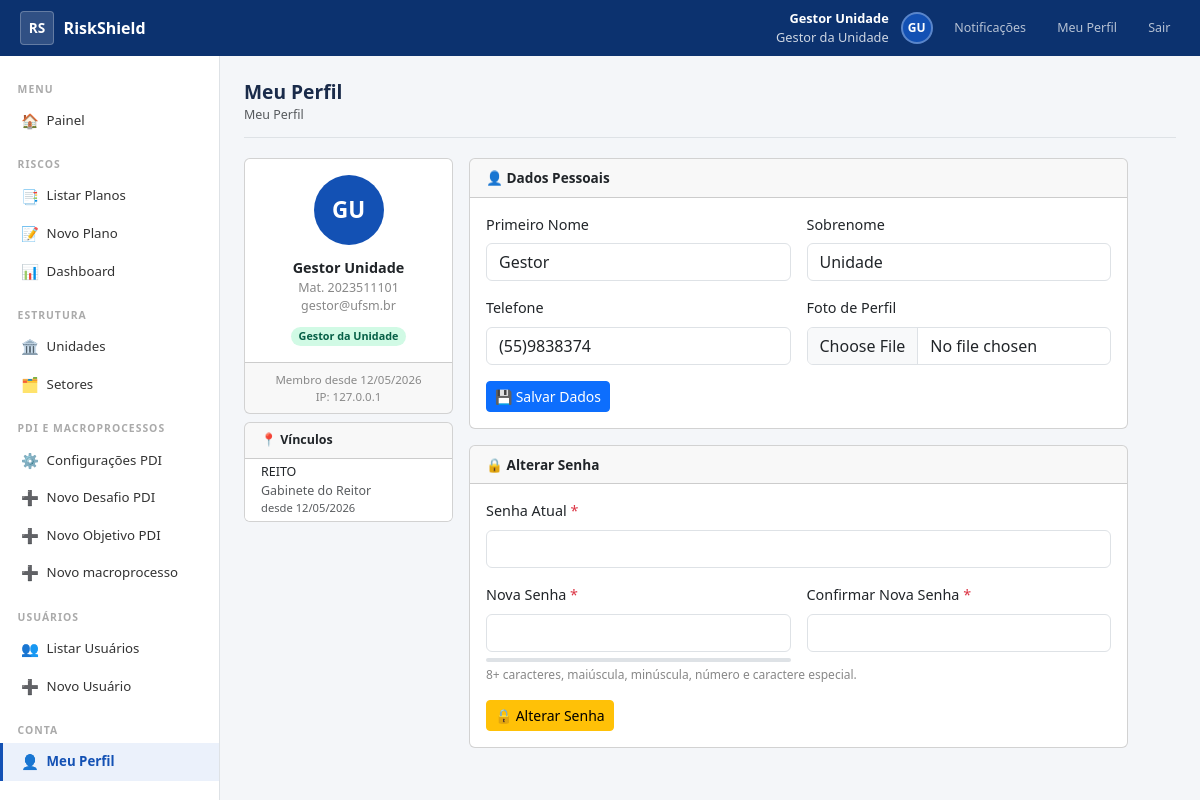
Page /meu-perfil/ (signed in) on the committed database.
### accounts/models.py (models this page shows, shortened)
class Usuario(AbstractBaseUser, PermissionsMixin):
    primeiro_nome = models.CharField('Primeiro Nome', max_length=80)
    sobrenome = models.CharField('Sobrenome', max_length=100)
    matricula = models.CharField('Matrícula', max_length=20, unique=True, db_index=True)
    email = models.EmailField('E-mail Institucional', unique=True, db_index=True)
    foto = models.ImageField('Foto', upload_to='fotos/', blank=True, null=True)
    telefone = models.CharField('Telefone Institucional', max_length=20, blank=True)
    cargo = models.CharField('Cargo / Função', max_length=120, blank=True)
    perfil = models.CharField(
        'Perfil',
        max_length=20,
        choices=Perfil.choices,
        default=Perfil.SERVIDOR,
        db_index=True,
    )
    ativo = models.BooleanField('Ativo', default=True, db_index=True)
    conta_ativada = models.BooleanField('Conta Ativada', default=False)
    is_staff = models.BooleanField('Acesso Admin Django', default=False)
    criado_em = models.DateTimeField('Criado em',    auto_now_add=True)
    atualizado_em = models.DateTimeField('Atualizado em', auto_now=True)
    deleted_at = models.DateTimeField('Excluído em',  null=True, blank=True, db_index=True)
    criado_por = models.ForeignKey(
        'self', on_delete=models.SET_NULL,
        null=True, blank=True,
        related_name='usuarios_criados',
        verbose_name='Criado por',
    )
    ultimo_login_ip = models.GenericIPAddressField('IP do Último Login', null=True, blank=True)
    history = HistoricalRecords(
        history_change_reason_field=models.TextField(null=True),
        excluded_fields=['last_login', 'ultimo_login_ip'],
    )
    objects = UsuarioManager()
    USERNAME_FIELD  = 'matricula'
    REQUIRED_FIELDS = ['email', 'primeiro_nome', 'sobrenome']
    class Meta:
        verbose_name = 'Usuário'
        verbose_name_plural  = 'Usuários'
        ordering = ['primeiro_nome', 'sobrenome']
    def get_nome_completo(self):
        return f'{self.primeiro_nome} {self.sobrenome}'.strip()
    def get_iniciais(self):
        partes = self.get_nome_completo().split()
        if len(partes) >= 2:
            return f'{partes[0][0]}{partes[-1][0]}'.upper()
        return self.matricula[:2].upper()
    @property
    def is_admin(self):
        return self.perfil == Perfil.ADMIN
    @property
    def is_gestor_unidade(self):
        return self.perfil == Perfil.GESTOR_UNIDADE
    @property
    def is_servidor(self):
        return self.perfil == Perfil.SERVIDOR
    @property
    def pode_criar_usuario(self):
        return self.perfil in (Perfil.ADMIN, Perfil.GESTOR_UNIDADE)
    @property
    def pode_gerenciar_usuarios(self):
        return self.perfil in (Perfil.ADMIN, Perfil.GESTOR_UNIDADE, Perfil.GESTOR_SETOR)
    @property
    def pode_ver_logs(self):
        return self.perfil == Perfil.ADMIN
    def get_setores_ativos(self):
        return self.usuario_setores.filter(ativo=True).select_related('setor__unidade')

### organizacional/models.py (models this page shows, shortened)
class UsuarioSetor(models.Model):
    usuario     = models.ForeignKey(
        settings.AUTH_USER_MODEL,
        on_delete=models.PROTECT,
        related_name='usuario_setores',
        verbose_name='Usuário',
    )
    setor       = models.ForeignKey(
        Setor,
        on_delete=models.PROTECT,
        related_name='membros',
        verbose_name='Setor',
    )
    data_inicio = models.DateField('Data de Início', default=timezone.localdate)
    data_fim    = models.DateField('Data de Fim', null=True, blank=True)
    ativo       = models.BooleanField('Ativo', default=True, db_index=True)
    criado_por  = models.ForeignKey(
        settings.AUTH_USER_MODEL,
        on_delete=models.SET_NULL,
        null=True, blank=True,
        related_name='vinculos_criados',
        verbose_name='Criado por',
    )
    criado_em   = models.DateTimeField('Criado em', auto_now_add=True)
    history     = HistoricalRecords()
    class Meta:  # pylint: disable=too-few-public-methods
        verbose_name         = 'Vínculo Usuário–Setor'
        verbose_name_plural  = 'Vínculos Usuário–Setor'
        ordering             = ['-ativo', '-data_inicio']

class Setor(models.Model):
    unidade    = models.ForeignKey(Unidade, on_delete=models.PROTECT, related_name='setores')
    nome       = models.CharField('Nome', max_length=200)
    sigla      = models.CharField('Sigla', max_length=20, blank=True)
    ativo      = models.BooleanField('Ativo', default=True)
    deleted_at = models.DateTimeField('Excluído em', null=True, blank=True)
    criado_em  = models.DateTimeField('Criado em', auto_now_add=True)
    history    = HistoricalRecords()
    class Meta:  # pylint: disable=too-few-public-methods
        verbose_name         = 'Setor / Subunidade'
        verbose_name_plural  = 'Setores / Subunidades'
        ordering             = ['unidade__nome', 'nome']

class Unidade(models.Model):
    TIPO_CHOICES = [
        ('REITORIA',     'Reitoria'),
        ('PRO_REITORIA', 'Pró-Reitoria'),
        ('CENTRO',       'Centro de Ensino'),
        ('ORGAO',        'Órgão Suplementar'),
        ('CAMPUS',       'Campus'),
    ]
    nome       = models.CharField('Nome', max_length=200)
    sigla      = models.CharField('Sigla', max_length=20, blank=True)
    tipo       = models.CharField('Tipo', max_length=20, choices=TIPO_CHOICES)
    ativo      = models.BooleanField('Ativo', default=True)
    deleted_at = models.DateTimeField('Excluído em', null=True, blank=True)
    criado_em  = models.DateTimeField('Criado em', auto_now_add=True)
    history    = HistoricalRecords()
    class Meta:  # pylint: disable=too-few-public-methods
        verbose_name         = 'Unidade'
        verbose_name_plural  = 'Unidades'
        ordering             = ['nome']

### accounts/views.py (the view, shortened to what this page needs)
# urls.py: path('meu-perfil/',                               views.view_meu_perfil,       name='meu_perfil'),
@login_required
def view_meu_perfil(request):
    u           = request.user
    form_perfil = MeuPerfilForm(request.POST or None, request.FILES or None,
                                instance=u, prefix='perfil')
    form_senha  = AlterarSenhaForm(request.POST or None, usuario=u, prefix='senha')
    return render(request, 'accounts/meu_perfil.html', {
        'usuario': u, 'form_perfil': form_perfil,
        'form_senha': form_senha, 'setores': u.get_setores_ativos(),
    })

### templates/accounts/meu_perfil.html (shortened to what this page needs)
{% extends 'base_sistema.html' %}
{% block content %}
<div class="page-header">
  <h1>Meu Perfil</h1>
  <ol class="breadcrumb mb-0"><li class="breadcrumb-item active">Meu Perfil</li></ol>
</div>
<div class="row g-3" style="max-width:900px;">
  <div class="col-md-3">
    <div class="card text-center">
      <div class="card-body p-3">
        <div style="width:70px;height:70px;border-radius:50%;background:#1351B4;display:flex;align-items:center;justify-content:center;color:#fff;font-size:1.4rem;font-weight:700;margin:0 auto .75rem;overflow:hidden;">
          {% if usuario.foto %}<img src="{{ usuario.foto.url }}" style="width:100%;height:100%;object-fit:cover;">
          {% else %}{{ usuario.get_iniciais }}{% endif %}
        </div>
        <div style="font-weight:700;">{{ usuario.get_nome_completo }}</div>
        <div style="font-size:.78rem;color:#888;">Mat. {{ usuario.matricula }}</div>
        <div style="font-size:.78rem;color:#888;">{{ usuario.email }}</div>
        <div class="mt-2">
          <span class="badge badge-{% if usuario.is_admin %}admin{% elif usuario.is_gestor_unidade %}gu{% elif usuario.is_gestor_setor %}gs{% else %}serv{% endif %} rounded-pill px-2">
            {{ usuario.get_perfil_display }}
          </span>
        </div>
      </div>
      <div class="card-footer p-2" style="font-size:.72rem;color:#888;">
        Membro desde {{ usuario.criado_em|date:"d/m/Y" }}<br>
        {% if usuario.ultimo_login_ip %}IP: {{ usuario.ultimo_login_ip }}{% endif %}
      </div>
    </div>
    {% if setores %}
    <div class="card mt-2">
      <div class="card-header py-2" style="font-size:.78rem;font-weight:700;">📍 Vínculos</div>
      <ul class="list-group list-group-flush">
        {% for vs in setores %}
        <li class="list-group-item py-1" style="font-size:.78rem;">
          <div>{{ vs.setor.unidade.sigla|default:vs.setor.unidade.nome }}</div>
          <div class="text-muted">{{ vs.setor.nome }}</div>
          <div class="text-muted" style="font-size:.7rem;">desde {{ vs.data_inicio|date:"d/m/Y" }}</div>
        </li>
        {% endfor %}
      </ul>
    </div>
    {% endif %}
  </div>
  <div class="col-md-9">
    <div class="card mb-3">
      <div class="card-header py-2"><strong style="font-size:.85rem;">👤 Dados Pessoais</strong></div>
      <div class="card-body">
        <form method="post" enctype="multipart/form-data" novalidate>
          <div class="row g-3">
            <div class="col-sm-6">
              <label class="form-label">Primeiro Nome</label>
              <input type="text" name="perfil-primeiro_nome" class="form-control {% if form_perfil.primeiro_nome.errors %}is-invalid{% endif %}"
                     value="{{ form_perfil.primeiro_nome.value|default:usuario.primeiro_nome }}">
            </div>
            <div class="col-sm-6">
              <label class="form-label">Sobrenome</label>
              <input type="text" name="perfil-sobrenome" class="form-control {% if form_perfil.sobrenome.errors %}is-invalid{% endif %}"
                     value="{{ form_perfil.sobrenome.value|default:usuario.sobrenome }}">
            </div>
            <div class="col-sm-6">
              <label class="form-label">Telefone</label>
              <input type="text" name="perfil-telefone" class="form-control"
                     value="{{ form_perfil.telefone.value|default:usuario.telefone }}" placeholder="(55) 3220-0000">
            </div>
            <div class="col-sm-6">
              <label class="form-label">Foto de Perfil</label>
              <input type="file" name="perfil-foto" class="form-control" accept="image/*">
            </div>
          </div>
          <div class="mt-3">
            <button type="submit" class="btn btn-primary btn-sm">💾 Salvar Dados</button>
          </div>
        </form>
      </div>
    </div>
    <div class="card">
      <div class="card-header py-2"><strong style="font-size:.85rem;">🔒 Alterar Senha</strong></div>
      <div class="card-body">
        <form method="post" novalidate>
          <div class="row g-3">
            <div class="col-sm-12">
              <label class="form-label">Senha Atual <span class="text-danger">*</span></label>
              <input type="password" name="senha-senha_atual" class="form-control {% if form_senha.senha_atual.errors %}is-invalid{% endif %}" required>
            </div>
            <div class="col-sm-6">
              <label class="form-label">Nova Senha <span class="text-danger">*</span></label>
              <input type="password" name="senha-nova_senha" id="id_nova_senha_perfil"
                     class="form-control {% if form_senha.nova_senha.errors %}is-invalid{% endif %}" required>
              <div style="height:4px;border-radius:2px;background:#dee2e6;margin-top:.4rem;overflow:hidden;">
              </div>
            </div>
            <div class="col-sm-6">
              <label class="form-label">Confirmar Nova Senha <span class="text-danger">*</span></label>
              <input type="password" name="senha-confirmar_senha"
                     class="form-control {% if form_senha.confirmar_senha.errors %}is-invalid{% endif %}" required>
            </div>
          </div>
          <div class="mt-1" style="font-size:.75rem;color:#888;">8+ caracteres, maiúscula, minúscula, número e caractere especial.</div>
          <div class="mt-3">
            <button type="submit" class="btn btn-warning btn-sm">🔒 Alterar Senha</button>
          </div>
        </form>
      </div>
    </div>
  </div>
</div>
{% endblock %}

### templates/base_sistema.html (shortened to what this page needs)
{% load static %}
<!DOCTYPE html>
<html lang="pt-BR">
<head>
  <link href="https://cdn.jsdelivr.net/npm/bootstrap@5.3.0/dist/css/bootstrap.min.css" rel="stylesheet">
  <link rel="stylesheet" href="{% static 'css/styles_sistema.css' %}">
</head>
<body>
<div class="topbar">
  <a href="{% url 'painel' %}" class="topbar-brand">
    <div class="topbar-logo">RS</div>
    RiskShield
  </a>
  <div class="topbar-right">
    <div class="topbar-user text-end">
      <strong>{{ request.user.primeiro_nome }} {{ request.user.sobrenome }}</strong>
      {{ request.user.get_perfil_display }}
    </div>
    <div class="topbar-avatar">
      {% if request.user.foto %}<img src="{{ request.user.foto.url }}" alt="">
      {% else %}{{ request.user.get_iniciais }}{% endif %}
    </div>
    <a href="{% url 'riscos:lista_notificacoes' %}" class="topbar-btn">
      Notificações
    </a>
    <a href="{% url 'meu_perfil' %}" class="topbar-btn">Meu Perfil</a>
    <a href="{% url 'logout' %}" class="topbar-btn">Sair</a>
  </div>
</div>
<div class="app-body">
  <nav class="sidebar">
    <div class="sidebar-section-title">Menu</div>
    <a href="{% url 'painel' %}" class="sidebar-link {% if request.resolver_match.url_name == 'painel' %}active{% endif %}">
      <span class="sidebar-icon">🏠</span> Painel
    </a>
    <div class="sidebar-section-title" style="margin-top:.5rem;">Riscos</div>
    <a href="{% url 'riscos:lista_planos' %}" class="sidebar-link {% if request.resolver_match.url_name == 'lista_planos' %}active{% endif %}">
      <span class="sidebar-icon">📑</span> Listar Planos
    </a>
    {% if not request.user.is_servidor %}
    <a href="{% url 'riscos:novo_plano' %}" class="sidebar-link {% if request.resolver_match.url_name == 'novo_plano' %}active{% endif %}">
      <span class="sidebar-icon">📝</span> Novo Plano
    </a>
    <a href="{% url 'riscos:dashboard' %}" class="sidebar-link {% if request.resolver_match.url_name == 'dashboard' %}active{% endif %}">
      <span class="sidebar-icon">📊</span> Dashboard
    </a>
    {% endif %}
    {% if request.user.pode_criar_usuario %}
    <div class="sidebar-section-title" style="margin-top:.5rem;">Estrutura</div>
    <a href="{% url 'lista_unidades' %}" class="sidebar-link {% if 'unidade' in request.resolver_match.url_name %}active{% endif %}">
      <span class="sidebar-icon">🏛️</span> Unidades
    </a>
    <a href="{% url 'lista_setores' %}" class="sidebar-link {% if 'setor' in request.resolver_match.url_name %}active{% endif %}">
      <span class="sidebar-icon">🗂️</span> Setores
    </a>
    {% endif %}
    {% if request.user.is_admin or request.user.is_gestor_unidade %}
    <div class="sidebar-section-title" style="margin-top:.5rem;">PDI e Macroprocessos</div>
    <a href="{% url 'configuracao:painel_configuracao' %}" class="sidebar-link {% if 'configuracao' in request.resolver_match.app_names %}active{% endif %}">
      <span class="sidebar-icon">⚙️</span> Configurações PDI
    </a>
    <a href="{% url 'configuracao:desafio_criar' %}" class="sidebar-link {% if 'desafio_criar' in request.resolver_match.app_names %}active{% endif %}">
      <span class="sidebar-icon">➕</span> Novo Desafio PDI
    </a>
    <a href="{% url 'configuracao:objetivo_criar' %}" class="sidebar-link {% if 'objetivo_criar' in request.resolver_match.app_names %}active{% endif %}">
      <span class="sidebar-icon">➕</span> Novo Objetivo PDI
    </a>
    <a href="{% url 'configuracao:macroprocesso_criar' %}" class="sidebar-link {% if 'macroprocesso_criar' in request.resolver_match.app_names %}active{% endif %}">
      <span class="sidebar-icon">➕</span> Novo macroprocesso
    </a>
    {% endif %}
    {% if request.user.pode_gerenciar_usuarios %}
    <div class="sidebar-section-title" style="margin-top:.5rem;">Usuários</div>
    <a href="{% url 'lista_usuarios' %}" class="sidebar-link {% if request.resolver_match.url_name == 'lista_usuarios' %}active{% endif %}">
      <span class="sidebar-icon">👥</span> Listar Usuários
    </a>
    {% if request.user.pode_criar_usuario %}
    <a href="{% url 'cadastro_usuario' %}" class="sidebar-link {% if request.resolver_match.url_name == 'cadastro_usuario' %}active{% endif %}">
      <span class="sidebar-icon">➕</span> Novo Usuário
    </a>
    {% endif %}
    {% endif %}
    <div class="sidebar-section-title" style="margin-top:.5rem;">Conta</div>
    <a href="{% url 'meu_perfil' %}" class="sidebar-link {% if request.resolver_match.url_name == 'meu_perfil' %}active{% endif %}">
      <span class="sidebar-icon" >👤</span> Meu Perfil
    </a>
  </nav>
  <div class="main-area">
    {% block content %}{% endblock %}
  </div>
</div>
</body>
</html>

### rows in the picture
Usuario: user.primeiro_nome "Gestor", user.sobrenome "Unidade", user.perfil "Gestor da Unidade", user.get_iniciais "GU", get_iniciais "GU", get_nome_completo "Gestor Unidade", matricula "2023511101", email "gestor@ufsm.br", perfil "Gestor da Unidade", criado_em "12/05/2026", ultimo_login_ip "127.0.0.1", perfil-primeiro_nome "Gestor", perfil-sobrenome "Unidade", perfil-telefone "(55)9838374"
UsuarioSetor: setor.unidade.sigla "REITO", setor.nome "Gabinete do Reitor", data_inicio "12/05/2026"
